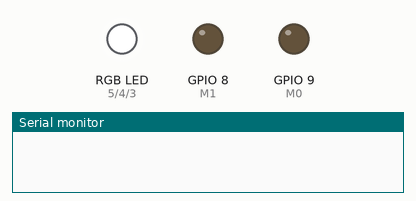
Simulated run of this sketch. Board: ESP32-S3. On the bench: an RGB LED mixed from three pins (HIGH = lit), output pins drawn as LEDs (lit = HIGH), the last lines printed to the serial monitor.

Above: at 5.0 s.
At 11.1 s:
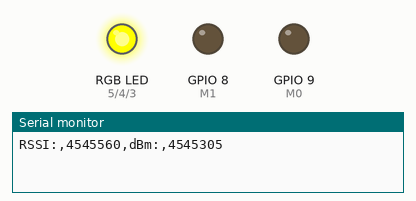
Timing chart, 0 to 15.7 s (numbered marks = the images above):
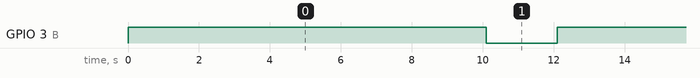

The sketch:

Test_RSSI_dBm_transceptor_UART.ino
```cpp
/*

  Created on 01/03/2023
  By: Uribe Garcia (HG)

  Code for transmitting and receiving tests
  with UART type LoRa E220 modules

  The desired mode of operation will be coded
  by the variable variable "MODE" being 0 for
  transmitter(Wemos D1) and 1 for receiver(Xiao).


  //Pin mapping

 * E22 ----- XIAO SAMD21
 * M0  ----- 9
 * M1  ----- 8
 * TX  ----- 0
 * RX  ----- 1
 * AUX ----- 10
 * VCC ----- VIN
 * GND ----- GND

 -------------------------------

 * E22 ----- WeMos D1 mini
 * M0  ----- D1
 * M1  ----- D2
 * TX  ----- D4
 * RX  ----- D3
 * AUX ----- D0
 * VCC ----- 5V
 * GND ----- GND

 * Pai attention e22 support RSSI,
 * if you want use that functionality you must
 * enable RSSI on configuration
 * configuration.TRANSMISSION_MODE.enableRSSI = RSSI_ENABLED;

  Code based on the "Send_Transparent" example
  from Renzo Mischianti's Ebyte LoRa E220 library.


*/
#include  "Arduino.h"
#include <SoftwareSerial.h>

#define BOARD 1


#if BOARD //XIAO

  //LoRa E220
  #define AUX 10
  #define M0  9
  #define M1  8

  //RGB
  #define R 5
  #define G 4
  #define B 3


  SoftwareSerial receiver(1, 0); // (Xiao) RX, TX

  char RSSI_data[10];
  int RSSI;
  String command = "C0 C1 C2 C3";


#else //Wemos D1 mini

  #define ENABLE_RSSI true

  #include "LoRa_E22.h"

  //LoRa E220 || Wemos D1 mini
  #define AUX     D0
  #define M0      D1
  #define M1      D2
  #define RX      D3
  #define TX      D4

  //RGB
  #define R D6
  #define G D5
  #define B D7

  SoftwareSerial trans(TX, RX); //(Wemos) RX, TX

  LoRa_E22 e22ttl(&trans, AUX, M0, M1); // AUX M0 M1

#endif

void setup() {

#if BOARD

  SerialUSB.begin(115200);
  receiver.begin(9600);
  receiver.setTimeout(10000); //More distan -> more time

  pinMode(AUX, INPUT);
  pinMode(M0, OUTPUT);
  pinMode(M1, OUTPUT);

  pinMode(R, OUTPUT);
  pinMode(G, OUTPUT);
  pinMode(B, OUTPUT);

  digitalWrite(R, HIGH);
  digitalWrite(G, HIGH);
  digitalWrite(B, HIGH);

#else

  Serial.begin(9600);
  delay(500);

  e22ttl.begin();

  Serial.println("Im going 2 send it yo");

  ResponseStatus rs = e22ttl.sendMessage("Hello, world?");
  Serial.println(rs.getResponseDescription());


#endif
}

void loop() {

#if BOARD

  digitalWrite(M0, LOW);
  digitalWrite(M1, LOW);
  digitalWrite(R, HIGH);
  digitalWrite(G, HIGH);
  digitalWrite(B, HIGH);

  receiver.println(command);
  receiver.flush();
  delay(100);

  receiver.readBytes(RSSI_data, 4);
  RSSI =  (RSSI_data);

  int dBm = -(255 - RSSI); //Eq by manufacter

  if(-89 <= dBm){
    digitalWrite(B, LOW);
  }
  else if (-97 <= dBm) {
    digitalWrite(G, LOW);
  }
  else if(-102 <= dBm){
    digitalWrite(R, LOW);
    digitalWrite(G, LOW);
  }
  else {
    digitalWrite(R, LOW);
  }

  SerialUSB.print("RSSI:");
  SerialUSB.print(",");
  SerialUSB.print(RSSI);
  SerialUSB.print(",");
  SerialUSB.print("dBm:");
  SerialUSB.print(",");
  Serial.println(dBm);
  delay(2000);

#else

  	// If something available
  if (e22ttl.available()>1) {
	  // read the String message
#ifdef ENABLE_RSSI
	ResponseContainer rc = e22ttl.receiveMessageRSSI();
#else
	ResponseContainer rc = e22ttl.receiveMessage();
#endif
	// Is something goes wrong print error
	if (rc.status.code!=1){
		Serial.println(rc.status.getResponseDescription());
	}else{
		// Print the data received
		Serial.println(rc.status.getResponseDescription());
		Serial.println(rc.data);
#ifdef ENABLE_RSSI
		Serial.print("RSSI: "); Serial.println(rc.rssi, DEC);

    trans.println(rc.rssi, DEC);

#endif
	}
  }
  if (Serial.available()) {
	  String input = Serial.readString();
	  e22ttl.sendMessage(input);
  }

#endif
}
```

Measured:
- by itself, GPIO 3 (B): alternates HIGH for 10.1 s and LOW for 2.0 s
